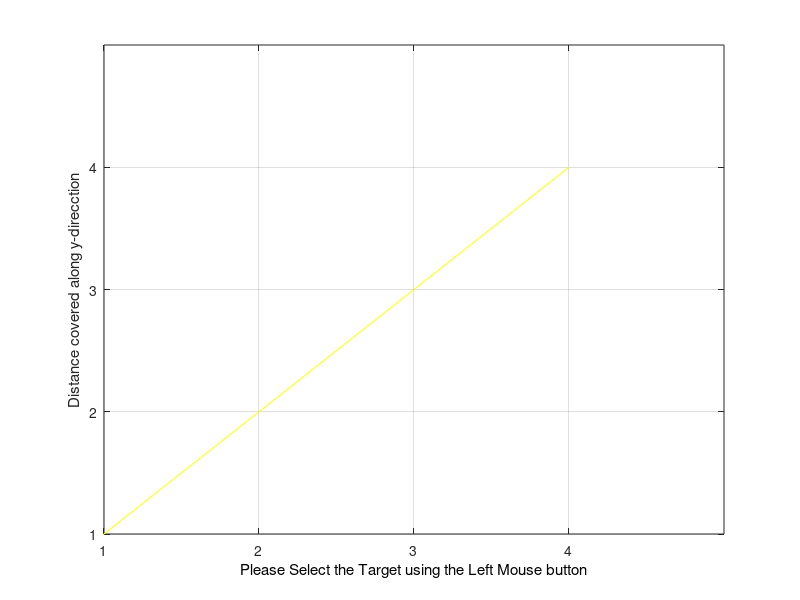

The MATLAB script that drew this image: (Note: this script raises an error after producing the figure.)
%PROJECT TOPIC: IMPLEMENTATION OF REINFORCEMENT LEARNING BASED ROBOTIC PATH PLANNING 
%A STAR ALGORITHM FOR 4X4 GRID

%DEFINE THE 2-D MAP ARRAY
MAX_X=4;
MAX_Y=4;
MAX_VAL=4;
%This array stores the coordinates of the map and the 
%Objects in each coordinate
MAP=2*(ones(MAX_X,MAX_Y));

% Obtain Obstacle, Target and Robot Position
% Initialize the MAP with input values
% Obstacle=-1,Target = 0,Robot=1,Space=2
j=0;
x_val = 1;
y_val = 1;

X=0:4;
Y=0:4;
figure('Color',[0.8 0.8 0.8]);
  plot(X,Y,'y');
  set(gca,'Color','y')
  xlabel('Distance covered along x-direcction')
ylabel('Distance covered along y-direcction')
set(gca,'XTick',[0 1 2 3 4],'YTick',[0 1 2 3 4]);
axis([1 MAX_X+1 1 MAX_Y+1])
grid on;
hold on;
n=0;%Number of Obstacles

% BEGIN Interactive Obstacle, Target, Start Location selection
pause(1);
h=msgbox('Please Select the Target using the Left Mouse button');
uiwait(h,5);
if ishandle(h) == 1
    delete(h);
end
xlabel('Please Select the Target using the Left Mouse button','Color','black');
but=0;
while (but ~= 1) %Repeat until the Left button is not clicked
    [xval,yval,but]=ginput(1);
end
xval=floor(xval);
yval=floor(yval);
xTarget=xval;%X Coordinate of the Target
yTarget=yval;%Y Coordinate of the Target

MAP(xval,yval)=0;%Initialize MAP with location of the target
plot(xval+.5,yval+.5,'gd');
text(xval+1,yval+.5,'Target')

pause(2);
h=msgbox('Select Obstacles using the Left Mouse button,to select the last obstacle use the Right button');
  xlabel('Select Obstacles using the Left Mouse button,to select the last obstacle use the Right button','Color','blue');
uiwait(h,10);
if ishandle(h) == 1
    delete(h);
end
while but == 1
    [xval,yval,but] = ginput(1);
    xval=floor(xval);
    yval=floor(yval);
    MAP(xval,yval)=-1;%Put on the closed list as well
    plot(xval+.5,yval+.5,'m s','MarkerSize',25,'LineWidth',10);
 end%End of While loop
 
pause(1);

h=msgbox('Please Select the Vehicle initial position using the Left Mouse button');
uiwait(h,5);
if ishandle(h) == 1
    delete(h);
end
xlabel('Please Select the Vehicle initial position ','Color','black');
but=0;
while (but ~= 1) %Repeat until the Left button is not clicked
    [xval,yval,but]=ginput(1);
    xval=floor(xval);
    yval=floor(yval);
end
xStart=xval;%Starting Position
yStart=yval;%Starting Position
MAP(xval,yval)=1;
 plot(xval+.5,yval+.5,'bo');
%End of obstacle-Target pickup

%%%%%%%%%%%%%%%%%%%%%%%%%%%%%%%%%%%%%%%%%%%%%%%%%%%%%%%%%%%%%%%%%%%%%%%%%%%%%%%%%%%%%%%%%%%%%%%
%LISTS USED FOR ALGORITHM
%%%%%%%%%%%%%%%%%%%%%%%%%%%%%%%%%%%%%%%%%%%%%%%%%%%%%%%%%%%%%%%%%%%%%%%%%%%%%%%%%%%%%%%%%%%%%%%
%OPEN LIST STRUCTURE
%--------------------------------------------------------------------------
%IS ON LIST 1/0 |X val |Y val |Parent X val |Parent Y val |h(n) |g(n)|f(n)|
%--------------------------------------------------------------------------
OPEN=[];
%CLOSED LIST STRUCTURE
%--------------
%X val | Y val |
%--------------
% CLOSED=zeros(MAX_VAL,2);
CLOSED=[];

%Put all obstacles on the Closed list
k=1;%Dummy counter
tic
for i=1:MAX_X
    for j=1:MAX_Y
        if(MAP(i,j) == -1)
            CLOSED(k,1)=i; 
            CLOSED(k,2)=j; 
            k=k+1;
        end
    end
end
CLOSED_COUNT=size(CLOSED,1);
%set the starting node as the first node
xNode=xval;
yNode=yval;
OPEN_COUNT=1;
path_cost=0;
goal_distance=distance(xNode,yNode,xTarget,yTarget);
OPEN(OPEN_COUNT,:)=insert_open(xNode,yNode,xNode,yNode,path_cost,goal_distance,goal_distance);
OPEN(OPEN_COUNT,1)=0;
CLOSED_COUNT=CLOSED_COUNT+1;
CLOSED(CLOSED_COUNT,1)=xNode;
CLOSED(CLOSED_COUNT,2)=yNode;
NoPath=1;
%%%%%%%%%%%%%%%%%%%%%%%%%%%%%%%%%%%%%%%%%%%%%%%%%%%%%%%%%%%%%%%%%%%%%%%%%%%%%%%%%%%%%%%%%%%%%
% START ALGORITHM
%%%%%%%%%%%%%%%%%%%%%%%%%%%%%%%%%%%%%%%%%%%%%%%%%%%%%%%%%%%%%%%%%%%%%%%%%%%%%%%%%%%%%%%%%%%%%
while((xNode ~= xTarget || yNode ~= yTarget) && NoPath == 1)
%  plot(xNode+.5,yNode+.5,'go');
 exp_array=expand_array(xNode,yNode,path_cost,xTarget,yTarget,CLOSED,MAX_X,MAX_Y);
 exp_count=size(exp_array,1);
 %UPDATE LIST OPEN WITH THE SUCCESSOR NODES
 %OPEN LIST FORMAT
 %--------------------------------------------------------------------------
 %IS ON LIST 1/0 |X val |Y val |Parent X val |Parent Y val |h(n) |g(n)|f(n)|
 %--------------------------------------------------------------------------
 %EXPANDED ARRAY FORMAT
 %--------------------------------
 %|X val |Y val ||h(n) |g(n)|f(n)|
 %--------------------------------
 for i=1:exp_count
    flag=0;
    for j=1:OPEN_COUNT
        if(exp_array(i,1) == OPEN(j,2) && exp_array(i,2) == OPEN(j,3) )
            OPEN(j,8)=min(OPEN(j,8),exp_array(i,5)); %#ok<*SAGROW>
            if OPEN(j,8)== exp_array(i,5)
                %UPDATE PARENTS,gn,hn
                OPEN(j,4)=xNode;
                OPEN(j,5)=yNode;
                OPEN(j,6)=exp_array(i,3);
                OPEN(j,7)=exp_array(i,4);
            end;%End of minimum fn check
            flag=1;
        end;%End of node check
%         if flag == 1
%             break;
    end;%End of j for
    if flag == 0
        OPEN_COUNT = OPEN_COUNT+1;
        OPEN(OPEN_COUNT,:)=insert_open(exp_array(i,1),exp_array(i,2),xNode,yNode,exp_array(i,3),exp_array(i,4),exp_array(i,5));
     end;%End of insert new element into the OPEN list
 end;%End of i for
 %%%%%%%%%%%%%%%%%%%%%%%%%%%%%%%%%%%%%%%%%%%%%%%%%%%
 %END OF WHILE LOOP
 %%%%%%%%%%%%%%%%%%%%%%%%%%%%%%%%%%%%%%%%%%%%%%%%%%%
 %Find out the node with the smallest fn 
  index_min_node = min_fn(OPEN,OPEN_COUNT,xTarget,yTarget);
  if (index_min_node ~= -1)    
   %Set xNode and yNode to the node with minimum fn
   xNode=OPEN(index_min_node,2);
   yNode=OPEN(index_min_node,3);
   path_cost=OPEN(index_min_node,6);%Update the cost of reaching the parent node
  %Move the Node to list CLOSED
  CLOSED_COUNT=CLOSED_COUNT+1;
  CLOSED(CLOSED_COUNT,1)=xNode;
  CLOSED(CLOSED_COUNT,2)=yNode;
  OPEN(index_min_node,1)=0;
  else
      %No path exists to the Target!!
      NoPath=0;%Exits the loop!
  end;%End of index_min_node check
end;%End of While Loop
%Once algorithm has run The optimal path is generated by starting of at the
%last node(if it is the target node) and then identifying its parent node
%until it reaches the start node.This is the optimal path

i=size(CLOSED,1);
Optimal_path=[];
xval=CLOSED(i,1);
yval=CLOSED(i,2);
i=1;
Optimal_path(i,1)=xval;
Optimal_path(i,2)=yval;
i=i+1;

if ( (xval == xTarget) && (yval == yTarget))
    inode=0;
   %Traverse OPEN and determine the parent nodes
   parent_x=OPEN(node_index(OPEN,xval,yval),4);%node_index returns the index of the node
   parent_y=OPEN(node_index(OPEN,xval,yval),5);
   
   while( parent_x ~= xStart || parent_y ~= yStart)
           Optimal_path(i,1) = parent_x;
           Optimal_path(i,2) = parent_y;
           %Get the grandparents:-)
           inode=node_index(OPEN,parent_x,parent_y);
           parent_x=OPEN(inode,4);%node_index returns the index of the node
           parent_y=OPEN(inode,5);
           i=i+1;
    end;
 j=size(Optimal_path,1);
 %Plot the Optimal Path!
 p=plot(Optimal_path(j,1)+.5,Optimal_path(j,2)+.5,'bo');
 j=j-1;
 for i=j:-1:1
  pause(.25);
  set(p,'XData',Optimal_path(i,1)+.5,'YData',Optimal_path(i,2)+.5);
 drawnow ;
 end;
 plot(Optimal_path(:,1)+.5,Optimal_path(:,2)+.5,'k','LineWidth',4);
else
 pause(1);
 h=msgbox('Sorry, No path exists to the Target!','warn');
 uiwait(h,5);
end
toc
    





